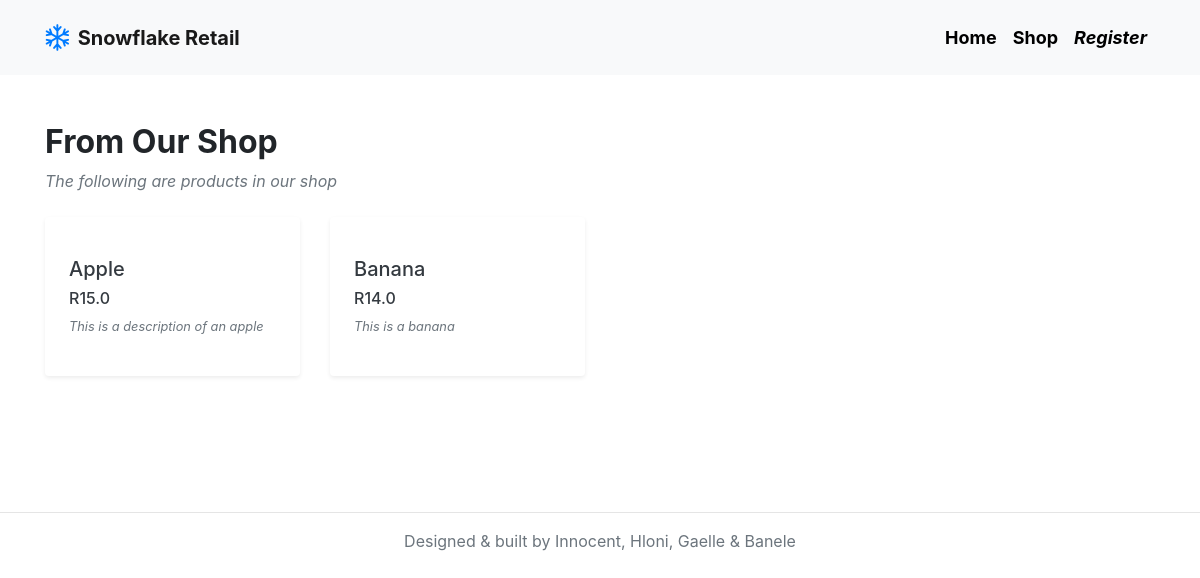
Page /retail/home/ on the earlier database version.
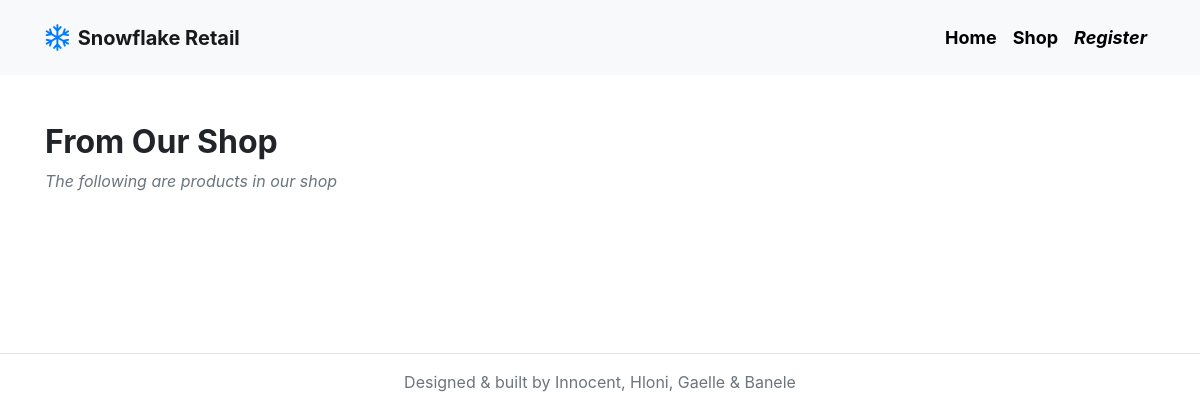
Same page on the later database version.
### retailApp/models.py (models this page shows, shortened)
class Product(models.Model):
    name = models.CharField(max_length = 200)
    image = models.ImageField(upload_to='product', null=True, blank=True, verbose_name='image')
    price = models.FloatField()
    description = models.TextField()
    category = models.CharField(max_length = 200)

### retailApp/views.py (the view)
# urls.py: path('home/',views.home_view, name='home'),
def home_view(request):
    context = { }
    products = Product.objects.all()
    context['products'] = products
    return render(request, 'home.html',context)

### Templates/home.html (shortened to what this page needs)
{% extends 'base.html' %}
{% block content %}
<div class="container py-5">
    <h2 class="font-weight-bold mb-2">From Our Shop</h2>
    <p class="font-italic text-muted mb-4">The following are products in our shop</p>
    <div class="row pb-5 mb-4">
        {% for product in products %}
        <div class="col-lg-3 col-md-6 mb-4 mb-lg-0">
            <div class="card rounded shadow-sm border-0">
                <div class="card-body p-4">
                    <h5> <a href="#" class="text-dark">{{product.name}}</a></h5>
                    <h6 class="text-dark"> R{{product.price}}</h6>
                    <p class="small text-muted font-italic">{{product.description}}</p>
                </div>
            </div>
        </div>
        {% endfor %}
    </div>
</div>
{% endblock content %}

Differences in the rows shown:
removed Product: name "Apple", price "15.0", description "This is a description of an apple"
removed Product: name "Banana", price "14.0", description "This is a banana"
